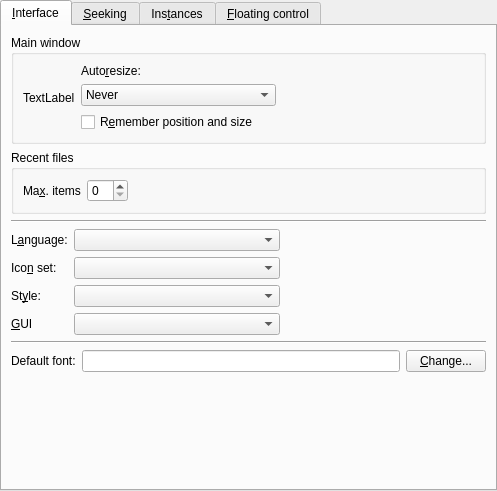
<ui version="4.0" >
 <class>PrefInterface</class>
 <widget class="QWidget" name="PrefInterface" >
  <property name="geometry" >
   <rect>
    <x>0</x>
    <y>0</y>
    <width>497</width>
    <height>491</height>
   </rect>
  </property>
  <layout class="QVBoxLayout" >
   <property name="spacing" >
    <number>0</number>
   </property>
   <property name="leftMargin" >
    <number>0</number>
   </property>
   <property name="topMargin" >
    <number>0</number>
   </property>
   <property name="rightMargin" >
    <number>0</number>
   </property>
   <property name="bottomMargin" >
    <number>0</number>
   </property>
   <item>
    <widget class="QTabWidget" name="tabWidget" >
     <property name="currentIndex" >
      <number>0</number>
     </property>
     <widget class="QWidget" name="tab" >
      <attribute name="title" >
       <string>&amp;Interface</string>
      </attribute>
      <layout class="QVBoxLayout" >
       <property name="spacing" >
        <number>6</number>
       </property>
       <property name="leftMargin" >
        <number>9</number>
       </property>
       <property name="topMargin" >
        <number>9</number>
       </property>
       <property name="rightMargin" >
        <number>9</number>
       </property>
       <property name="bottomMargin" >
        <number>9</number>
       </property>
       <item>
        <widget class="QGroupBox" name="groupBox" >
         <property name="title" >
          <string>Main window</string>
         </property>
         <layout class="QHBoxLayout" >
          <property name="spacing" >
           <number>6</number>
          </property>
          <property name="leftMargin" >
           <number>9</number>
          </property>
          <property name="topMargin" >
           <number>9</number>
          </property>
          <property name="rightMargin" >
           <number>9</number>
          </property>
          <property name="bottomMargin" >
           <number>9</number>
          </property>
          <item>
           <widget class="QLabel" name="resize_window_icon" >
            <property name="text" >
             <string>TextLabel</string>
            </property>
           </widget>
          </item>
          <item>
           <layout class="QVBoxLayout" >
            <property name="spacing" >
             <number>6</number>
            </property>
            <property name="leftMargin" >
             <number>0</number>
            </property>
            <property name="topMargin" >
             <number>0</number>
            </property>
            <property name="rightMargin" >
             <number>0</number>
            </property>
            <property name="bottomMargin" >
             <number>0</number>
            </property>
            <item>
             <widget class="QLabel" name="label" >
              <property name="text" >
               <string>Auto&amp;resize:</string>
              </property>
              <property name="buddy" >
               <cstring>mainwindow_resize_combo</cstring>
              </property>
             </widget>
            </item>
            <item>
             <widget class="QComboBox" name="mainwindow_resize_combo" >
              <property name="sizePolicy" >
               <sizepolicy vsizetype="Fixed" hsizetype="Preferred" >
                <horstretch>0</horstretch>
                <verstretch>0</verstretch>
               </sizepolicy>
              </property>
              <item>
               <property name="text" >
                <string>Never</string>
               </property>
              </item>
              <item>
               <property name="text" >
                <string>Whenever it's needed</string>
               </property>
              </item>
              <item>
               <property name="text" >
                <string>Only after loading a new video</string>
               </property>
              </item>
             </widget>
            </item>
            <item>
             <widget class="QCheckBox" name="save_size_check" >
              <property name="text" >
               <string>R&amp;emember position and size</string>
              </property>
             </widget>
            </item>
           </layout>
          </item>
          <item>
           <spacer>
            <property name="orientation" >
             <enum>Qt::Horizontal</enum>
            </property>
            <property name="sizeHint" >
             <size>
              <width>40</width>
              <height>20</height>
             </size>
            </property>
           </spacer>
          </item>
         </layout>
        </widget>
       </item>
       <item>
        <widget class="QGroupBox" name="groupBox_4" >
         <property name="title" >
          <string>Recent files</string>
         </property>
         <layout class="QHBoxLayout" >
          <property name="spacing" >
           <number>6</number>
          </property>
          <property name="leftMargin" >
           <number>9</number>
          </property>
          <property name="topMargin" >
           <number>9</number>
          </property>
          <property name="rightMargin" >
           <number>9</number>
          </property>
          <property name="bottomMargin" >
           <number>9</number>
          </property>
          <item>
           <widget class="QLabel" name="textLabel1_15" >
            <property name="text" >
             <string>Ma&amp;x. items</string>
            </property>
            <property name="wordWrap" >
             <bool>false</bool>
            </property>
            <property name="buddy" >
             <cstring>recents_max_items_spin</cstring>
            </property>
           </widget>
          </item>
          <item>
           <widget class="QSpinBox" name="recents_max_items_spin" >
            <property name="minimum" >
             <number>0</number>
            </property>
            <property name="maximum" >
             <number>20</number>
            </property>
           </widget>
          </item>
          <item>
           <spacer>
            <property name="orientation" >
             <enum>Qt::Horizontal</enum>
            </property>
            <property name="sizeHint" >
             <size>
              <width>40</width>
              <height>20</height>
             </size>
            </property>
           </spacer>
          </item>
         </layout>
        </widget>
       </item>
       <item>
        <widget class="Line" name="line_3" >
         <property name="sizePolicy" >
          <sizepolicy vsizetype="Fixed" hsizetype="Expanding" >
           <horstretch>0</horstretch>
           <verstretch>0</verstretch>
          </sizepolicy>
         </property>
         <property name="orientation" >
          <enum>Qt::Horizontal</enum>
         </property>
        </widget>
       </item>
       <item>
        <layout class="QGridLayout" >
         <property name="leftMargin" >
          <number>0</number>
         </property>
         <property name="topMargin" >
          <number>0</number>
         </property>
         <property name="rightMargin" >
          <number>0</number>
         </property>
         <property name="bottomMargin" >
          <number>0</number>
         </property>
         <property name="horizontalSpacing" >
          <number>6</number>
         </property>
         <property name="verticalSpacing" >
          <number>6</number>
         </property>
         <item row="0" column="0" >
          <widget class="QLabel" name="textLabel1_18" >
           <property name="text" >
            <string>L&amp;anguage:</string>
           </property>
           <property name="wordWrap" >
            <bool>false</bool>
           </property>
           <property name="buddy" >
            <cstring>language_combo</cstring>
           </property>
          </widget>
         </item>
         <item row="1" column="0" >
          <widget class="QLabel" name="textLabel1_19" >
           <property name="text" >
            <string>Ico&amp;n set:</string>
           </property>
           <property name="wordWrap" >
            <bool>false</bool>
           </property>
           <property name="buddy" >
            <cstring>iconset_combo</cstring>
           </property>
          </widget>
         </item>
         <item row="2" column="1" >
          <widget class="MyComboBox" name="style_combo" >
           <property name="sizePolicy" >
            <sizepolicy vsizetype="Fixed" hsizetype="Expanding" >
             <horstretch>0</horstretch>
             <verstretch>0</verstretch>
            </sizepolicy>
           </property>
          </widget>
         </item>
         <item row="2" column="2" >
          <spacer>
           <property name="orientation" >
            <enum>Qt::Horizontal</enum>
           </property>
           <property name="sizeHint" >
            <size>
             <width>40</width>
             <height>20</height>
            </size>
           </property>
          </spacer>
         </item>
         <item row="0" column="1" >
          <widget class="MyComboBox" name="language_combo" >
           <property name="sizePolicy" >
            <sizepolicy vsizetype="Fixed" hsizetype="Expanding" >
             <horstretch>0</horstretch>
             <verstretch>0</verstretch>
            </sizepolicy>
           </property>
          </widget>
         </item>
         <item row="2" column="0" >
          <widget class="QLabel" name="style_label" >
           <property name="text" >
            <string>St&amp;yle:</string>
           </property>
           <property name="wordWrap" >
            <bool>false</bool>
           </property>
           <property name="buddy" >
            <cstring>style_combo</cstring>
           </property>
          </widget>
         </item>
         <item row="1" column="1" >
          <widget class="MyComboBox" name="iconset_combo" >
           <property name="sizePolicy" >
            <sizepolicy vsizetype="Fixed" hsizetype="Expanding" >
             <horstretch>0</horstretch>
             <verstretch>0</verstretch>
            </sizepolicy>
           </property>
          </widget>
         </item>
         <item row="1" column="2" >
          <spacer>
           <property name="orientation" >
            <enum>Qt::Horizontal</enum>
           </property>
           <property name="sizeHint" >
            <size>
             <width>40</width>
             <height>20</height>
            </size>
           </property>
          </spacer>
         </item>
         <item row="0" column="2" >
          <spacer>
           <property name="orientation" >
            <enum>Qt::Horizontal</enum>
           </property>
           <property name="sizeHint" >
            <size>
             <width>40</width>
             <height>20</height>
            </size>
           </property>
          </spacer>
         </item>
         <item row="3" column="0" >
          <widget class="QLabel" name="label_4" >
           <property name="text" >
            <string>&amp;GUI</string>
           </property>
           <property name="buddy" >
            <cstring>gui_combo</cstring>
           </property>
          </widget>
         </item>
         <item row="3" column="1" >
          <widget class="QComboBox" name="gui_combo" >
           <property name="sizePolicy" >
            <sizepolicy vsizetype="Fixed" hsizetype="Expanding" >
             <horstretch>0</horstretch>
             <verstretch>0</verstretch>
            </sizepolicy>
           </property>
          </widget>
         </item>
         <item row="3" column="2" >
          <spacer>
           <property name="orientation" >
            <enum>Qt::Horizontal</enum>
           </property>
           <property name="sizeHint" >
            <size>
             <width>40</width>
             <height>20</height>
            </size>
           </property>
          </spacer>
         </item>
        </layout>
       </item>
       <item>
        <widget class="Line" name="line" >
         <property name="sizePolicy" >
          <sizepolicy vsizetype="Fixed" hsizetype="Expanding" >
           <horstretch>0</horstretch>
           <verstretch>0</verstretch>
          </sizepolicy>
         </property>
         <property name="orientation" >
          <enum>Qt::Horizontal</enum>
         </property>
        </widget>
       </item>
       <item>
        <layout class="QHBoxLayout" >
         <property name="spacing" >
          <number>6</number>
         </property>
         <property name="leftMargin" >
          <number>0</number>
         </property>
         <property name="topMargin" >
          <number>0</number>
         </property>
         <property name="rightMargin" >
          <number>0</number>
         </property>
         <property name="bottomMargin" >
          <number>0</number>
         </property>
         <item>
          <widget class="QLabel" name="label_2" >
           <property name="text" >
            <string>Default font:</string>
           </property>
          </widget>
         </item>
         <item>
          <widget class="QLineEdit" name="default_font_edit" >
           <property name="readOnly" >
            <bool>true</bool>
           </property>
          </widget>
         </item>
         <item>
          <widget class="QPushButton" name="changeFontButton" >
           <property name="text" >
            <string>&amp;Change...</string>
           </property>
          </widget>
         </item>
        </layout>
       </item>
       <item>
        <spacer>
         <property name="orientation" >
          <enum>Qt::Vertical</enum>
         </property>
         <property name="sizeHint" >
          <size>
           <width>20</width>
           <height>40</height>
          </size>
         </property>
        </spacer>
       </item>
      </layout>
     </widget>
     <widget class="QWidget" name="tab_3" >
      <attribute name="title" >
       <string>&amp;Seeking</string>
      </attribute>
      <layout class="QGridLayout" >
       <property name="leftMargin" >
        <number>9</number>
       </property>
       <property name="topMargin" >
        <number>9</number>
       </property>
       <property name="rightMargin" >
        <number>9</number>
       </property>
       <property name="bottomMargin" >
        <number>9</number>
       </property>
       <property name="horizontalSpacing" >
        <number>6</number>
       </property>
       <property name="verticalSpacing" >
        <number>6</number>
       </property>
       <item row="3" column="1" >
        <spacer>
         <property name="orientation" >
          <enum>Qt::Vertical</enum>
         </property>
         <property name="sizeHint" >
          <size>
           <width>20</width>
           <height>40</height>
          </size>
         </property>
        </spacer>
       </item>
       <item row="0" column="0" >
        <layout class="QVBoxLayout" >
         <property name="spacing" >
          <number>6</number>
         </property>
         <property name="leftMargin" >
          <number>0</number>
         </property>
         <property name="topMargin" >
          <number>0</number>
         </property>
         <property name="rightMargin" >
          <number>0</number>
         </property>
         <property name="bottomMargin" >
          <number>0</number>
         </property>
         <item>
          <widget class="SeekWidget" native="1" name="seek1" />
         </item>
         <item>
          <widget class="SeekWidget" native="1" name="seek2" />
         </item>
         <item>
          <widget class="SeekWidget" native="1" name="seek3" />
         </item>
         <item>
          <widget class="SeekWidget" native="1" name="seek4" />
         </item>
        </layout>
       </item>
       <item row="0" column="1" >
        <spacer>
         <property name="orientation" >
          <enum>Qt::Horizontal</enum>
         </property>
         <property name="sizeHint" >
          <size>
           <width>40</width>
           <height>20</height>
          </size>
         </property>
        </spacer>
       </item>
       <item row="1" column="0" colspan="2" >
        <widget class="Line" name="line_4" >
         <property name="sizePolicy" >
          <sizepolicy vsizetype="Fixed" hsizetype="Expanding" >
           <horstretch>0</horstretch>
           <verstretch>0</verstretch>
          </sizepolicy>
         </property>
         <property name="orientation" >
          <enum>Qt::Horizontal</enum>
         </property>
        </widget>
       </item>
       <item row="2" column="0" colspan="2" >
        <layout class="QHBoxLayout" >
         <property name="spacing" >
          <number>6</number>
         </property>
         <property name="leftMargin" >
          <number>0</number>
         </property>
         <property name="topMargin" >
          <number>0</number>
         </property>
         <property name="rightMargin" >
          <number>0</number>
         </property>
         <property name="bottomMargin" >
          <number>0</number>
         </property>
         <item>
          <widget class="QLabel" name="label_3" >
           <property name="text" >
            <string>&amp;Behaviour of time slider:</string>
           </property>
           <property name="buddy" >
            <cstring>timeslider_behaviour_combo</cstring>
           </property>
          </widget>
         </item>
         <item>
          <widget class="QComboBox" name="timeslider_behaviour_combo" >
           <property name="sizePolicy" >
            <sizepolicy vsizetype="Fixed" hsizetype="Expanding" >
             <horstretch>0</horstretch>
             <verstretch>0</verstretch>
            </sizepolicy>
           </property>
           <item>
            <property name="text" >
             <string>Seek to position while dragging</string>
            </property>
           </item>
           <item>
            <property name="text" >
             <string>Seek to position when released</string>
            </property>
           </item>
          </widget>
         </item>
         <item>
          <spacer>
           <property name="orientation" >
            <enum>Qt::Horizontal</enum>
           </property>
           <property name="sizeHint" >
            <size>
             <width>81</width>
             <height>25</height>
            </size>
           </property>
          </spacer>
         </item>
        </layout>
       </item>
      </layout>
     </widget>
     <widget class="QWidget" name="tab_2" >
      <attribute name="title" >
       <string>Ins&amp;tances</string>
      </attribute>
      <layout class="QVBoxLayout" >
       <property name="spacing" >
        <number>6</number>
       </property>
       <property name="leftMargin" >
        <number>9</number>
       </property>
       <property name="topMargin" >
        <number>9</number>
       </property>
       <property name="rightMargin" >
        <number>9</number>
       </property>
       <property name="bottomMargin" >
        <number>9</number>
       </property>
       <item>
        <layout class="QHBoxLayout" >
         <property name="spacing" >
          <number>6</number>
         </property>
         <property name="leftMargin" >
          <number>0</number>
         </property>
         <property name="topMargin" >
          <number>0</number>
         </property>
         <property name="rightMargin" >
          <number>0</number>
         </property>
         <property name="bottomMargin" >
          <number>0</number>
         </property>
         <item>
          <widget class="QLabel" name="instances_icon" >
           <property name="text" >
            <string>TextLabel</string>
           </property>
          </widget>
         </item>
         <item>
          <layout class="QVBoxLayout" >
           <property name="spacing" >
            <number>6</number>
           </property>
           <property name="leftMargin" >
            <number>0</number>
           </property>
           <property name="topMargin" >
            <number>0</number>
           </property>
           <property name="rightMargin" >
            <number>0</number>
           </property>
           <property name="bottomMargin" >
            <number>0</number>
           </property>
           <item>
            <widget class="QCheckBox" name="single_instance_check" >
             <property name="text" >
              <string>&amp;Use only one running instance of SMPlayer</string>
             </property>
            </widget>
           </item>
           <item>
            <widget class="QGroupBox" name="port_groupbox" >
             <property name="enabled" >
              <bool>false</bool>
             </property>
             <property name="title" >
              <string>Port to listen</string>
             </property>
             <layout class="QVBoxLayout" >
              <property name="spacing" >
               <number>6</number>
              </property>
              <property name="leftMargin" >
               <number>9</number>
              </property>
              <property name="topMargin" >
               <number>9</number>
              </property>
              <property name="rightMargin" >
               <number>9</number>
              </property>
              <property name="bottomMargin" >
               <number>9</number>
              </property>
              <item>
               <widget class="QRadioButton" name="automatic_port_button" >
                <property name="text" >
                 <string>&amp;Automatic</string>
                </property>
               </widget>
              </item>
              <item>
               <layout class="QHBoxLayout" >
                <property name="spacing" >
                 <number>6</number>
                </property>
                <property name="leftMargin" >
                 <number>0</number>
                </property>
                <property name="topMargin" >
                 <number>0</number>
                </property>
                <property name="rightMargin" >
                 <number>0</number>
                </property>
                <property name="bottomMargin" >
                 <number>0</number>
                </property>
                <item>
                 <widget class="QRadioButton" name="manual_port_button" >
                  <property name="text" >
                   <string>&amp;Manual</string>
                  </property>
                 </widget>
                </item>
                <item>
                 <widget class="QSpinBox" name="server_port_spin" >
                  <property name="enabled" >
                   <bool>false</bool>
                  </property>
                  <property name="maximum" >
                   <number>65535</number>
                  </property>
                 </widget>
                </item>
                <item>
                 <spacer>
                  <property name="orientation" >
                   <enum>Qt::Horizontal</enum>
                  </property>
                  <property name="sizeType" >
                   <enum>QSizePolicy::Expanding</enum>
                  </property>
                  <property name="sizeHint" >
                   <size>
                    <width>270</width>
                    <height>31</height>
                   </size>
                  </property>
                 </spacer>
                </item>
               </layout>
              </item>
             </layout>
            </widget>
           </item>
          </layout>
         </item>
        </layout>
       </item>
       <item>
        <spacer>
         <property name="orientation" >
          <enum>Qt::Vertical</enum>
         </property>
         <property name="sizeHint" >
          <size>
           <width>20</width>
           <height>40</height>
          </size>
         </property>
        </spacer>
       </item>
      </layout>
     </widget>
     <widget class="QWidget" name="tab_4" >
      <attribute name="title" >
       <string>&amp;Floating control</string>
      </attribute>
      <layout class="QVBoxLayout" >
       <item>
        <widget class="QLabel" name="label_6" >
         <property name="text" >
          <string>The floating control appears in fullscreen mode when the mouse is moved to the bottom of the screen.</string>
         </property>
         <property name="wordWrap" >
          <bool>true</bool>
         </property>
        </widget>
       </item>
       <item>
        <widget class="QCheckBox" name="floating_animated_check" >
         <property name="text" >
          <string>&amp;Animated</string>
         </property>
        </widget>
       </item>
       <item>
        <layout class="QGridLayout" >
         <item row="0" column="0" >
          <widget class="QLabel" name="label_7" >
           <property name="text" >
            <string>&amp;Width:</string>
           </property>
           <property name="buddy" >
            <cstring>floating_width_slider</cstring>
           </property>
          </widget>
         </item>
         <item row="0" column="1" >
          <widget class="QSlider" name="floating_width_slider" >
           <property name="maximum" >
            <number>100</number>
           </property>
           <property name="orientation" >
            <enum>Qt::Horizontal</enum>
           </property>
          </widget>
         </item>
         <item row="0" column="2" >
          <widget class="QLabel" name="floating_width_label" >
           <property name="frameShape" >
            <enum>QFrame::Panel</enum>
           </property>
           <property name="frameShadow" >
            <enum>QFrame::Sunken</enum>
           </property>
           <property name="text" >
            <string>0</string>
           </property>
          </widget>
         </item>
         <item row="1" column="0" >
          <widget class="QLabel" name="label_8" >
           <property name="text" >
            <string>&amp;Margin:</string>
           </property>
           <property name="buddy" >
            <cstring>floating_margin_slider</cstring>
           </property>
          </widget>
         </item>
         <item row="1" column="1" >
          <widget class="QSlider" name="floating_margin_slider" >
           <property name="maximum" >
            <number>80</number>
           </property>
           <property name="orientation" >
            <enum>Qt::Horizontal</enum>
           </property>
          </widget>
         </item>
         <item row="1" column="2" >
          <widget class="QLabel" name="floating_margin_label" >
           <property name="frameShape" >
            <enum>QFrame::Panel</enum>
           </property>
           <property name="frameShadow" >
            <enum>QFrame::Sunken</enum>
           </property>
           <property name="text" >
            <string>0</string>
           </property>
          </widget>
         </item>
        </layout>
       </item>
       <item>
        <widget class="QCheckBox" name="floating_compact_check" >
         <property name="text" >
          <string>Display in &amp;compact mode too</string>
         </property>
        </widget>
       </item>
       <item>
        <widget class="QCheckBox" name="floating_bypass_wm_check" >
         <property name="text" >
          <string>&amp;Bypass window manager</string>
         </property>
        </widget>
       </item>
       <item>
        <spacer>
         <property name="orientation" >
          <enum>Qt::Vertical</enum>
         </property>
         <property name="sizeHint" >
          <size>
           <width>20</width>
           <height>40</height>
          </size>
         </property>
        </spacer>
       </item>
      </layout>
     </widget>
    </widget>
   </item>
  </layout>
 </widget>
 <customwidgets>
  <customwidget>
   <class>MyComboBox</class>
   <extends>QComboBox</extends>
   <header>mycombobox.h</header>
  </customwidget>
  <customwidget>
   <class>SeekWidget</class>
   <extends>QWidget</extends>
   <header>seekwidget.h</header>
  </customwidget>
 </customwidgets>
 <tabstops>
  <tabstop>tabWidget</tabstop>
  <tabstop>mainwindow_resize_combo</tabstop>
  <tabstop>save_size_check</tabstop>
  <tabstop>recents_max_items_spin</tabstop>
  <tabstop>language_combo</tabstop>
  <tabstop>iconset_combo</tabstop>
  <tabstop>style_combo</tabstop>
  <tabstop>gui_combo</tabstop>
  <tabstop>default_font_edit</tabstop>
  <tabstop>changeFontButton</tabstop>
  <tabstop>timeslider_behaviour_combo</tabstop>
  <tabstop>single_instance_check</tabstop>
  <tabstop>automatic_port_button</tabstop>
  <tabstop>manual_port_button</tabstop>
  <tabstop>server_port_spin</tabstop>
  <tabstop>floating_animated_check</tabstop>
  <tabstop>floating_width_slider</tabstop>
  <tabstop>floating_margin_slider</tabstop>
  <tabstop>floating_compact_check</tabstop>
  <tabstop>floating_bypass_wm_check</tabstop>
 </tabstops>
 <resources/>
 <connections>
  <connection>
   <sender>manual_port_button</sender>
   <signal>toggled(bool)</signal>
   <receiver>server_port_spin</receiver>
   <slot>setEnabled(bool)</slot>
   <hints>
    <hint type="sourcelabel" >
     <x>124</x>
     <y>170</y>
    </hint>
    <hint type="destinationlabel" >
     <x>109</x>
     <y>126</y>
    </hint>
   </hints>
  </connection>
  <connection>
   <sender>single_instance_check</sender>
   <signal>toggled(bool)</signal>
   <receiver>port_groupbox</receiver>
   <slot>setEnabled(bool)</slot>
   <hints>
    <hint type="sourcelabel" >
     <x>319</x>
     <y>49</y>
    </hint>
    <hint type="destinationlabel" >
     <x>317</x>
     <y>222</y>
    </hint>
   </hints>
  </connection>
  <connection>
   <sender>floating_width_slider</sender>
   <signal>valueChanged(int)</signal>
   <receiver>floating_width_label</receiver>
   <slot>setNum(int)</slot>
   <hints>
    <hint type="sourcelabel" >
     <x>222</x>
     <y>154</y>
    </hint>
    <hint type="destinationlabel" >
     <x>411</x>
     <y>156</y>
    </hint>
   </hints>
  </connection>
  <connection>
   <sender>floating_margin_slider</sender>
   <signal>valueChanged(int)</signal>
   <receiver>floating_margin_label</receiver>
   <slot>setNum(int)</slot>
   <hints>
    <hint type="sourcelabel" >
     <x>272</x>
     <y>204</y>
    </hint>
    <hint type="destinationlabel" >
     <x>480</x>
     <y>150</y>
    </hint>
   </hints>
  </connection>
 </connections>
</ui>
